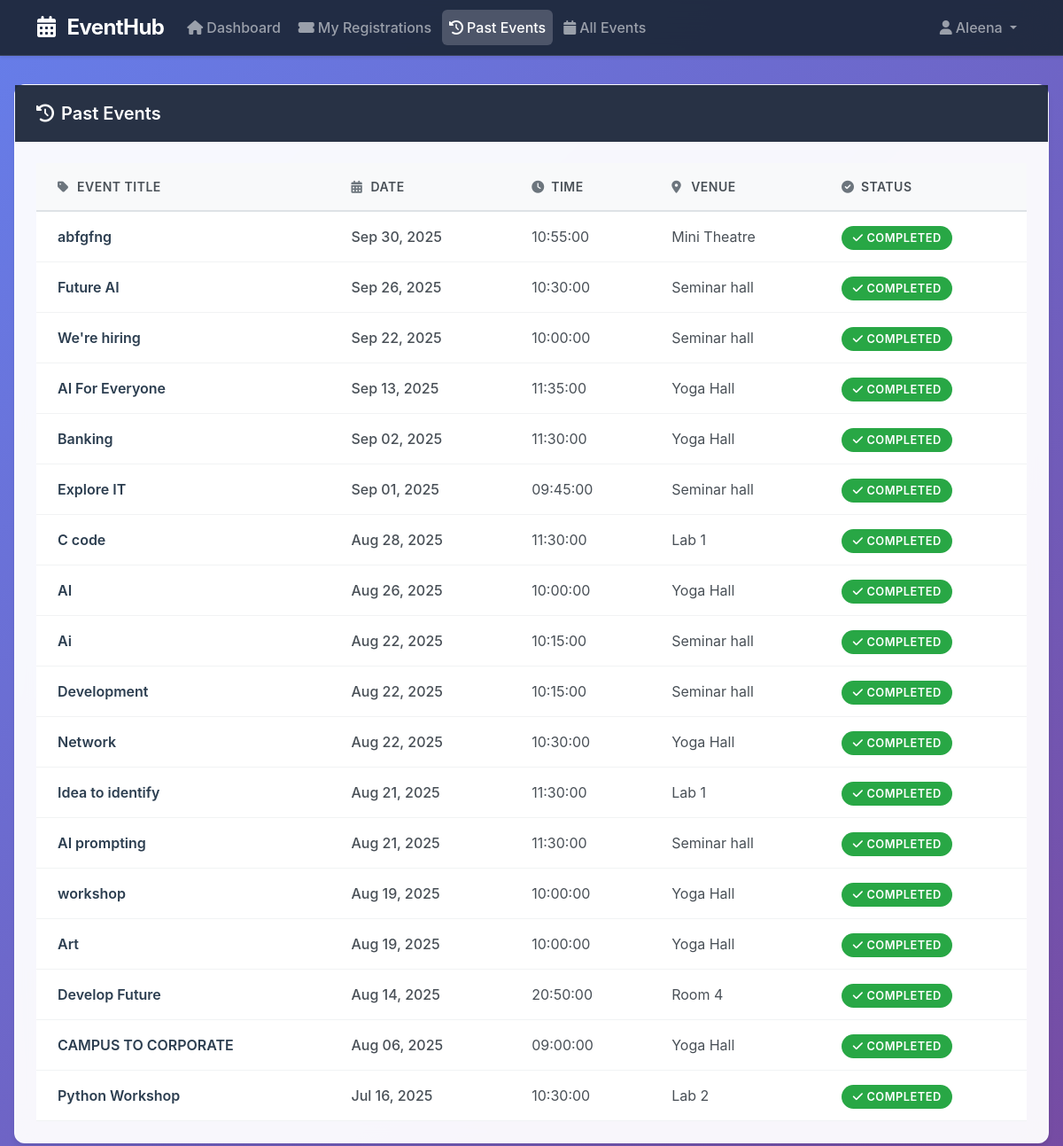
The app's page /past_events.php (signed in) with its own data.
### tables this page shows
CREATE TABLE `events` (
  `event_id` int(11) NOT NULL,
  `title` varchar(100) NOT NULL,
  `description` text DEFAULT NULL,
  `event_date` date NOT NULL,
  `event_time` time NOT NULL,
  `venue` varchar(100) DEFAULT NULL,
  `created_by_user_type` enum('admin','teacher','student') NOT NULL,
  `created_by_user_id` int(11) NOT NULL,
  `duration` int(11) DEFAULT 60
);

### past_events.php (the view, shortened to what this page needs)
<?php
$conn = new mysqli('localhost', 'root', '', 'event_management');
$userRole = $_SESSION['role'];
$past_events = $conn->query("SELECT * FROM events WHERE event_date < CURDATE() ORDER BY event_date DESC");
?>
<!DOCTYPE html>
<html lang="en">
<head>
    <link href="https://cdn.jsdelivr.net/npm/bootstrap@5.3.0/dist/css/bootstrap.min.css" rel="stylesheet">
    <link href="https://cdnjs.cloudflare.com/ajax/libs/font-awesome/6.0.0/css/all.min.css" rel="stylesheet">
</head>
<body>
    <nav class="navbar navbar-expand-lg navbar-dark bg-primary shadow-sm">
        <div class="container">
            <a class="navbar-brand fw-bold" href="<?php echo $userRole === 'student' ? 'student_dashboard.php' : 'teacher_dashboard.php'; ?>">
                <i class="fas fa-calendar-alt me-2"></i>
                EventHub
            </a>
            <div class="collapse navbar-collapse" id="navbarNav">
                <ul class="navbar-nav me-auto">
                    <li class="nav-item">
                        <a class="nav-link" href="<?php echo $userRole === 'student' ? 'student_dashboard.php' : 'teacher_dashboard.php'; ?>">
                            <i class="fas fa-home me-1"></i>Dashboard
                        </a>
                    </li>
                    <li class="nav-item">
                        <a class="nav-link" href="my_registrations.php">
                            <i class="fas fa-ticket-alt me-1"></i>My Registrations
                        </a>
                    </li>
                    <li class="nav-item">
                        <a class="nav-link active" href="past_events.php">
                            <i class="fas fa-history me-1"></i>Past Events
                        </a>
                    </li>
                    <li class="nav-item">
                        <a class="nav-link" href="all_events.php">
                            <i class="fas fa-calendar me-1"></i>All Events
                        </a>
                    </li>
                </ul>
                <ul class="navbar-nav">
                    <li class="nav-item dropdown">
                        <a class="nav-link dropdown-toggle" href="#" id="navbarDropdown" role="button"
                           data-bs-toggle="dropdown" aria-expanded="false">
                            <i class="fas fa-user me-1"></i><?php echo htmlspecialchars($_SESSION['first_name']); ?>
                        </a>
                    </li>
                </ul>
            </div>
        </div>
    </nav>
    <div class="container-narrow">
        <div class="main-card">
            <div class="card-header">
                <h5>
                    <i class="fas fa-history me-2"></i>Past Events
                </h5>
            </div>
            <div class="card-body">
                <?php if ($past_events && $past_events->num_rows > 0): ?>
                <div class="table-responsive">
                    <table class="professional-table table">
                        <thead>
                            <tr>
                                <th><i class="fas fa-tag table-icon"></i>Event Title</th>
                                <th><i class="fas fa-calendar-alt table-icon"></i>Date</th>
                                <th><i class="fas fa-clock table-icon"></i>Time</th>
                                <th><i class="fas fa-map-marker-alt table-icon"></i>Venue</th>
                                <th><i class="fas fa-check-circle table-icon"></i>Status</th>
                            </tr>
                        </thead>
                        <tbody>
                            <?php while ($event = $past_events->fetch_assoc()): ?>
                                <tr>
                                    <td>
                                        <div class="event-title"><?php echo htmlspecialchars($event['title']); ?></div>
                                    </td>
                                    <td class="event-date">
                                        <?php echo date('M d, Y', strtotime($event['event_date'])); ?>
                                    </td>
                                    <td class="event-time">
                                        <?php
                                        if (!empty($event['event_time'])) {
                                            echo htmlspecialchars($event['event_time']);
                                        } else {
                                            echo '<span style="color: #adb5bd;">Not specified</span>';
                                        }
                                        ?>
                                    </td>
                                    <td class="event-venue">
                                        <?php echo htmlspecialchars($event['venue']); ?>
                                    </td>
                                    <td>
                                        <span class="status-completed">
                                            <i class="fas fa-check me-1"></i>Completed
                                        </span>
                                    </td>
                                </tr>
                            <?php endwhile; ?>
                        </tbody>
                    </table>
                </div>
                <?php endif; ?>
            </div>
        </div>
    </div>
</body>
</html>

### past_events.php (style rules this page uses)
* { margin: 0; padding: 0; box-sizing: border-box; }
body { background: linear-gradient(135deg, #667eea 0%, #764ba2 100%); min-height: 100vh; font-family: -apple-system, BlinkMacSystemFont, 'Segoe UI', 'Roboto', sans-serif; }
.container-narrow { max-width: 1200px; margin: 0 auto; padding: 2rem 1rem; }
.navbar { background: rgba(30, 41, 59, 0.95) !important; backdrop-filter: blur(20px); border-bottom: 1px solid rgba(255, 255, 255, 0.1); box-shadow: 0 4px 6px -1px rgba(0, 0, 0, 0.1); }
.navbar-brand { font-weight: 700; font-size: 1.5rem; letter-spacing: -0.025em; }
.nav-link { font-weight: 500; transition: all 0.2s ease; border-radius: 6px; margin: 0 2px; }
.nav-link.active { background-color: rgba(255, 255, 255, 0.2); }
.main-card { background: rgba(255, 255, 255, 0.95); backdrop-filter: blur(20px); border: 1px solid rgba(255, 255, 255, 0.2); border-radius: 12px; box-shadow: 0 4px 6px -1px rgba(0, 0, 0, 0.1); transition: all 0.3s ease; }
.card-header { background: rgba(30, 41, 59, 0.95); color: white; border: none; border-radius: 12px 12px 0 0; padding: 20px 24px; font-weight: 600; font-size: 1.1rem; }
.card-header h5 { margin: 0; font-weight: 600; font-size: 1.25rem; }
.card-body { padding: 24px; }
.professional-table { margin: 0; background: white; }
.professional-table thead th { background: #f8f9fa; color: #495057; border: none; padding: 1rem 1.5rem; font-weight: 600; text-transform: uppercase; font-size: 0.875rem; letter-spacing: 0.5px; border-bottom: 2px solid #dee2e6; }
.professional-table tbody tr { border: none; transition: background-color 0.2s ease; }
.professional-table tbody tr:nth-child(even) { background: #fdfdfd; }
.professional-table tbody td { border: none; padding: 1rem 1.5rem; color: #495057; border-bottom: 1px solid #f1f3f4; vertical-align: middle; }
.event-title { font-weight: 600; color: #2c3e50; font-size: 1rem; }
.event-date { color: #6c757d; font-weight: 500; }
.event-time { color: #6c757d; }
.event-venue { color: #495057; }
.status-completed { background: #28a745; color: white; padding: 0.4rem 0.8rem; border-radius: 20px; font-size: 0.8rem; font-weight: 600; text-transform: uppercase; letter-spacing: 0.5px; }
.table-icon { color: #6c757d; margin-right: 0.5rem; width: 14px; }

### records on screen
events: title "abfgfng", event_date "Sep 30, 2025", event_time "10:55:00", venue "Mini Theatre"
events: title "Future AI", event_date "Sep 26, 2025", event_time "10:30:00", venue "Seminar hall"
events: title "We're hiring", event_date "Sep 22, 2025", event_time "10:00:00", venue "Seminar hall"
events: title "AI For Everyone", event_date "Sep 13, 2025", event_time "11:35:00", venue "Yoga Hall"
events: title "Banking", event_date "Sep 02, 2025", event_time "11:30:00", venue "Yoga Hall"
events: title "Explore IT", event_date "Sep 01, 2025", event_time "09:45:00", venue "Seminar hall"
events: title "C code", event_date "Aug 28, 2025", event_time "11:30:00", venue "Lab 1"
events: title "AI", event_date "Aug 26, 2025", event_time "10:00:00", venue "Yoga Hall"
events: title "Ai", event_date "Aug 22, 2025", event_time "10:15:00", venue "Seminar hall"
events: title "Development", event_date "Aug 22, 2025", event_time "10:15:00", venue "Seminar hall"
events: title "Network", event_date "Aug 22, 2025", event_time "10:30:00", venue "Yoga Hall"
events: title "Idea to identify", event_date "Aug 21, 2025", event_time "11:30:00", venue "Lab 1"
events: title "AI prompting", event_date "Aug 21, 2025", event_time "11:30:00", venue "Seminar hall"
events: title "workshop", event_date "Aug 19, 2025", event_time "10:00:00", venue "Yoga Hall"
events: title "Art", event_date "Aug 19, 2025", event_time "10:00:00", venue "Yoga Hall"
events: title "Develop Future", event_date "Aug 14, 2025", event_time "20:50:00", venue "Room 4"
events: title "CAMPUS TO CORPORATE", event_date "Aug 06, 2025", event_time "09:00:00", venue "Yoga Hall"
events: title "Python Workshop", event_date "Jul 16, 2025", event_time "10:30:00", venue "Lab 2"

### other values on screen
$_SESSION['first_name'] "Aleena"
